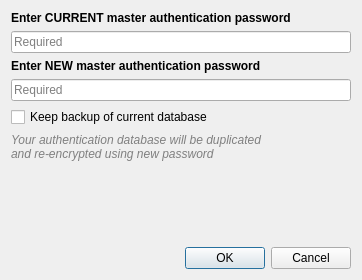
<?xml version="1.0" encoding="UTF-8"?>
<ui version="4.0">
 <class>QgsMasterPasswordResetDialog</class>
 <widget class="QDialog" name="QgsMasterPasswordResetDialog">
  <property name="geometry">
   <rect>
    <x>0</x>
    <y>0</y>
    <width>362</width>
    <height>280</height>
   </rect>
  </property>
  <property name="windowTitle">
   <string>Reset Master Password</string>
  </property>
  <layout class="QVBoxLayout" name="verticalLayout">
   <item>
    <widget class="QLabel" name="label_6">
     <property name="font">
      <font>
       <italic>false</italic>
       <bold>true</bold>
      </font>
     </property>
     <property name="text">
      <string>Enter CURRENT master authentication password</string>
     </property>
    </widget>
   </item>
   <item>
    <widget class="QgsPasswordLineEdit" name="leMasterPassCurrent">
     <property name="echoMode">
      <enum>QLineEdit::Password</enum>
     </property>
     <property name="placeholderText">
      <string>Required</string>
     </property>
    </widget>
   </item>
   <item>
    <widget class="QLabel" name="label_7">
     <property name="font">
      <font>
       <italic>false</italic>
       <bold>true</bold>
      </font>
     </property>
     <property name="text">
      <string>Enter NEW master authentication password</string>
     </property>
    </widget>
   </item>
   <item>
    <widget class="QgsPasswordLineEdit" name="leMasterPassNew">
     <property name="echoMode">
      <enum>QLineEdit::Password</enum>
     </property>
     <property name="placeholderText">
      <string>Required</string>
     </property>
    </widget>
   </item>
   <item>
    <widget class="QCheckBox" name="chkKeepBackup">
     <property name="text">
      <string>Keep backup of current database</string>
     </property>
    </widget>
   </item>
   <item>
    <widget class="QLabel" name="label_4">
     <property name="font">
      <font>
       <italic>true</italic>
      </font>
     </property>
     <property name="styleSheet">
      <string notr="true">QLabel { color: rgb(128, 128, 128); }</string>
     </property>
     <property name="text">
      <string>Your authentication database will be duplicated
and re-encrypted using new password</string>
     </property>
     <property name="wordWrap">
      <bool>true</bool>
     </property>
    </widget>
   </item>
   <item>
    <spacer name="verticalSpacer">
     <property name="orientation">
      <enum>Qt::Vertical</enum>
     </property>
     <property name="sizeHint" stdset="0">
      <size>
       <width>20</width>
       <height>0</height>
      </size>
     </property>
    </spacer>
   </item>
   <item>
    <widget class="QDialogButtonBox" name="buttonBox">
     <property name="orientation">
      <enum>Qt::Horizontal</enum>
     </property>
     <property name="standardButtons">
      <set>QDialogButtonBox::Cancel|QDialogButtonBox::Ok</set>
     </property>
    </widget>
   </item>
  </layout>
 </widget>
 <customwidgets>
  <customwidget>
   <class>QgsPasswordLineEdit</class>
   <extends>QLineEdit</extends>
   <header>qgspasswordlineedit.h</header>
  </customwidget>
 </customwidgets>
 <tabstops>
  <tabstop>leMasterPassCurrent</tabstop>
  <tabstop>leMasterPassNew</tabstop>
 </tabstops>
 <resources/>
 <connections>
  <connection>
   <sender>buttonBox</sender>
   <signal>accepted()</signal>
   <receiver>QgsMasterPasswordResetDialog</receiver>
   <slot>accept()</slot>
   <hints>
    <hint type="sourcelabel">
     <x>248</x>
     <y>254</y>
    </hint>
    <hint type="destinationlabel">
     <x>157</x>
     <y>274</y>
    </hint>
   </hints>
  </connection>
  <connection>
   <sender>buttonBox</sender>
   <signal>rejected()</signal>
   <receiver>QgsMasterPasswordResetDialog</receiver>
   <slot>reject()</slot>
   <hints>
    <hint type="sourcelabel">
     <x>316</x>
     <y>260</y>
    </hint>
    <hint type="destinationlabel">
     <x>286</x>
     <y>274</y>
    </hint>
   </hints>
  </connection>
 </connections>
</ui>
